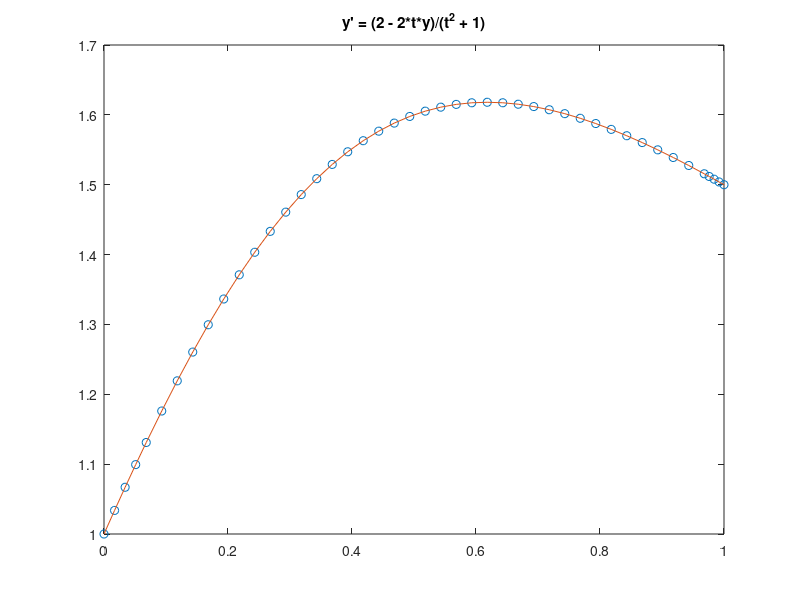

Here is the MATLAB script that generated this plot:
function [t,y] = RA183045_L11_01()
      
    f = @(t,y) (2 - 2.*t.*y)./(t.^2 + 1); % função a ser integrada
    tspan = [0 1]; % intervalo
    y0 = 1;
    [t,y] = ode45(f,tspan,y0) % integração


    % pós-processamento
    figure;
    plot(t,y,'o'); hold on;
    plot(t,(2*t + 1)./(t.^2 + 1)); %plota uma linha continua a partir da solução analítica da EDO apresentada a cima. A partir dela, podemos ver que a solução obtida anteriormente está correta
    title('y'' = (2 - 2*t*y)/(t^2 + 1)')

end